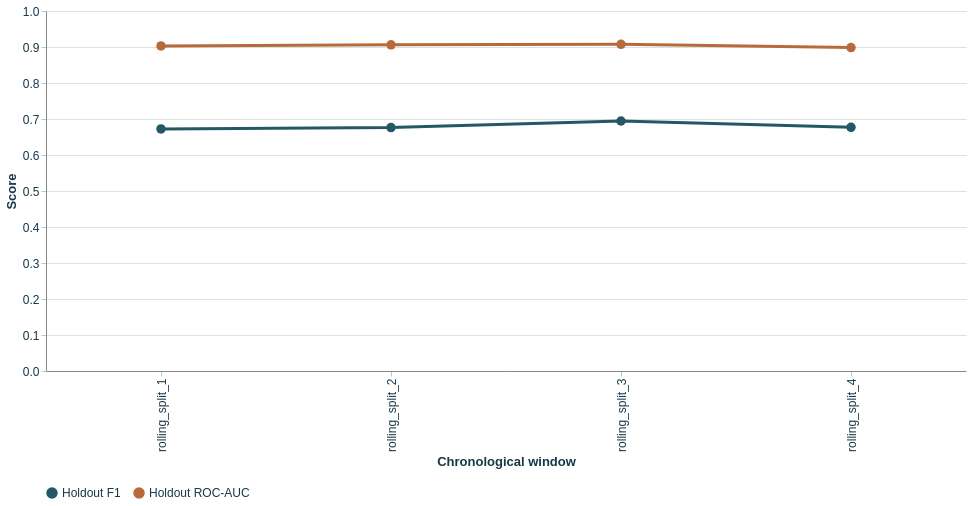
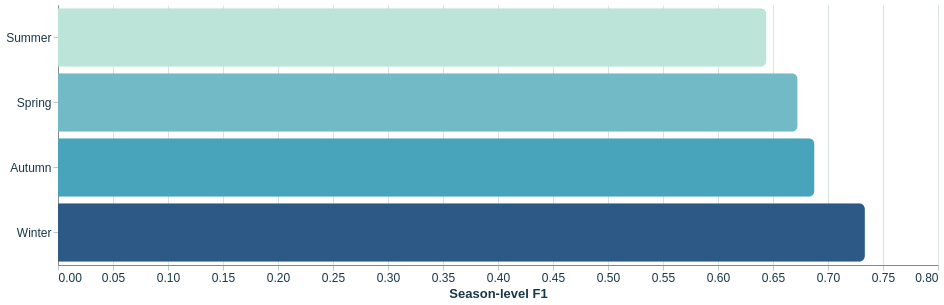
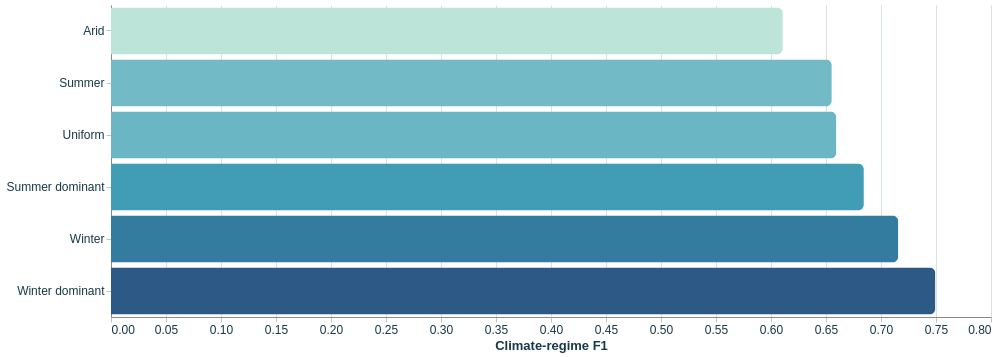
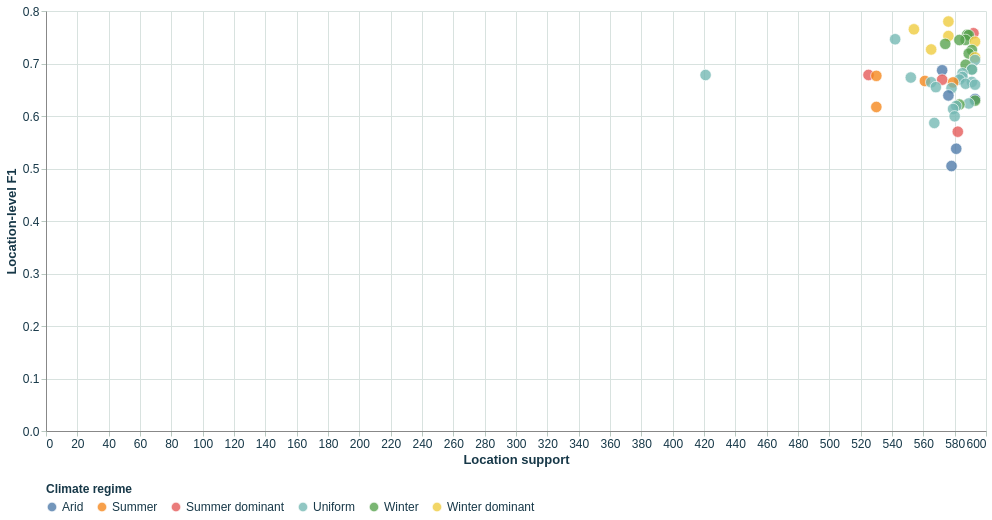

The cell these charts' notebook holds for them, in order:
### Markdown cell above
## Step 8. Confirm that the locked winner remains robust across segments

The final configuration should not only work globally. It should also remain credible across seasons, climate regimes, and locations. The next block therefore summarizes the segment-wise robustness evidence after the refinement choices have been fixed.

### Code cell
rolling_table = pd.DataFrame([
    {
        "rolling_split_count": int(len(robustness_time_windows)),
        "mean_holdout_f1": float(robustness_time_windows["test_f1"].mean()),
        "sample_std_holdout_f1": float(robustness_time_windows["test_f1"].std(ddof=1)),
        "mean_holdout_roc_auc": float(robustness_time_windows["test_roc_auc"].mean()),
        "sample_std_holdout_roc_auc": float(robustness_time_windows["test_roc_auc"].std(ddof=1)),
        "minimum_window_f1": float(robustness_time_windows["test_f1"].min()),
        "maximum_window_f1": float(robustness_time_windows["test_f1"].max()),
    }
])

season_view = robustness_by_season[
    ["segment_value", "support", "event_rate", "roc_auc", "f1", "precision", "recall", "eligible_for_summary"]
].sort_values("f1", ascending=False)

climate_view = robustness_by_climate[
    ["segment_value", "support", "event_rate", "roc_auc", "f1", "precision", "recall", "eligible_for_summary"]
].sort_values("f1", ascending=False)

location_view = robustness_by_location[
    ["segment_value", "climate_regime", "support", "event_rate", "roc_auc", "f1", "precision", "recall", "eligible_for_summary"]
].sort_values("f1", ascending=False)

display(rolling_table)
display(season_view.drop(columns=["eligible_for_summary"]))
display(climate_view.drop(columns=["eligible_for_summary"]))
display(location_view.drop(columns=["eligible_for_summary"]).head(10))
display(Markdown("**App-style temporal robustness chart**"))
display(build_robustness_time_chart(robustness_time_windows))
display(Markdown("**App-style season-level robustness chart**"))
display(build_segment_bar_chart(season_view, "Season-level F1"))
display(Markdown("**App-style climate-regime robustness chart**"))
display(build_segment_bar_chart(climate_view, "Climate-regime F1"))
display(Markdown("**App-style location-level robustness chart**"))
display(build_location_robustness_chart(location_view))

### Figure 1 — Vega-Lite specification as saved in the notebook (floating-point values rounded to 4 significant figures)
{"config": {"view": {"continuousWidth": 300, "continuousHeight": 300, "strokeWidth": 0}, "axis": {"gridColor": "#d8e2df", "labelColor": "#173848", "labelFontSize": 12, "tickColor": "#b9c9c1", "titleColor": "#173848", "titleFontSize": 13}, "legend": {"labelColor": "#173848", "labelFontSize": 12, "orient": "bottom", "titleColor": "#173848", "titleFontSize": 12}, "title": {"color": "#173848", "fontSize": 15}}, "data": {"name": "data-59c36997bade39e5a3df2c6c5be8835a"}, "mark": {"type": "line", "point": {"filled": true, "size": 90}, "strokeWidth": 3}, "encoding": {"color": {"field": "metric", "scale": {"domain": ["Holdout F1", "Holdout ROC-AUC"], "range": ["#245866", "#b86a3b"]}, "title": null, "type": "nominal"}, "tooltip": [{"field": "split_name", "title": "Window", "type": "nominal"}, {"field": "metric", "title": "Metric", "type": "nominal"}, {"field": "score", "format": ".4f", "title": "Score", "type": "quantitative"}], "x": {"field": "split_name", "title": "Chronological window", "type": "nominal"}, "y": {"field": "score", "title": "Score", "type": "quantitative"}}, "height": 360, "width": 920, "$schema": "https://vega.github.io/schema/vega-lite/v6.1.0.json", "datasets": {"data-59c36997bade39e5a3df2c6c5be8835a": [{"split_name": "rolling_split_1", "metric": "Holdout F1", "score": 0.6725}, {"split_name": "rolling_split_2", "metric": "Holdout F1", "score": 0.6762}, {"split_name": "rolling_split_3", "metric": "Holdout F1", "score": 0.6944}, {"split_name": "rolling_split_4", "metric": "Holdout F1", "score": 0.677}, {"split_name": "rolling_split_1", "metric": "Holdout ROC-AUC", "score": 0.9029}, {"split_name": "rolling_split_2", "metric": "Holdout ROC-AUC", "score": 0.9061}, {"split_name": "rolling_split_3", "metric": "Holdout ROC-AUC", "score": 0.9075}, {"split_name": "rolling_split_4", "metric": "Holdout ROC-AUC", "score": 0.8983}]}}

### Figure 2 — Vega-Lite specification as saved in the notebook (floating-point values rounded to 4 significant figures)
{"config": {"view": {"continuousWidth": 300, "continuousHeight": 300, "strokeWidth": 0}, "axis": {"gridColor": "#d8e2df", "labelColor": "#173848", "labelFontSize": 12, "tickColor": "#b9c9c1", "titleColor": "#173848", "titleFontSize": 13}, "legend": {"labelColor": "#173848", "labelFontSize": 12, "orient": "bottom", "titleColor": "#173848", "titleFontSize": 12}, "title": {"color": "#173848", "fontSize": 15}}, "data": {"name": "data-4b33add042721791deb5a2cdc7239e35"}, "mark": {"type": "bar", "cornerRadiusEnd": 6}, "encoding": {"color": {"field": "f1", "legend": null, "scale": {"scheme": "tealblues"}, "type": "quantitative"}, "tooltip": [{"field": "segment_value", "title": "Segment", "type": "nominal"}, {"field": "support", "title": "Support", "type": "quantitative"}, {"field": "roc_auc", "format": ".4f", "title": "ROC-AUC", "type": "quantitative"}, {"field": "f1", "format": ".4f", "title": "F1", "type": "quantitative"}, {"field": "precision", "format": ".4f", "title": "Precision", "type": "quantitative"}, {"field": "recall", "format": ".4f", "title": "Recall", "type": "quantitative"}], "x": {"field": "f1", "title": "Season-level F1", "type": "quantitative"}, "y": {"field": "segment_value", "sort": ["Summer", "Spring", "Autumn", "Winter"], "title": null, "type": "nominal"}}, "height": 260, "width": 880, "$schema": "https://vega.github.io/schema/vega-lite/v6.1.0.json", "datasets": {"data-4b33add042721791deb5a2cdc7239e35": [{"segment_value": "Summer", "support": 8430, "event_rate": 0.1934, "roc_auc": 0.8912, "f1": 0.6441, "precision": 0.6052, "recall": 0.6883, "eligible_for_summary": true}, {"segment_value": "Spring", "support": 5260, "event_rate": 0.2221, "roc_auc": 0.8918, "f1": 0.6724, "precision": 0.6181, "recall": 0.7372, "eligible_for_summary": true}, {"segment_value": "Autumn", "support": 8766, "event_rate": 0.2126, "roc_auc": 0.9035, "f1": 0.6877, "precision": 0.629, "recall": 0.7586, "eligible_for_summary": true}, {"segment_value": "Winter", "support": 5657, "event_rate": 0.2733, "roc_auc": 0.9167, "f1": 0.7335, "precision": 0.6647, "recall": 0.8182, "eligible_for_summary": true}]}}

### Figure 3 — Vega-Lite specification as saved in the notebook (floating-point values rounded to 4 significant figures)
{"config": {"view": {"continuousWidth": 300, "continuousHeight": 300, "strokeWidth": 0}, "axis": {"gridColor": "#d8e2df", "labelColor": "#173848", "labelFontSize": 12, "tickColor": "#b9c9c1", "titleColor": "#173848", "titleFontSize": 13}, "legend": {"labelColor": "#173848", "labelFontSize": 12, "orient": "bottom", "titleColor": "#173848", "titleFontSize": 12}, "title": {"color": "#173848", "fontSize": 15}}, "data": {"name": "data-b910ad73b2fb110c9a56c57442ec0211"}, "mark": {"type": "bar", "cornerRadiusEnd": 6}, "encoding": {"color": {"field": "f1", "legend": null, "scale": {"scheme": "tealblues"}, "type": "quantitative"}, "tooltip": [{"field": "segment_value", "title": "Segment", "type": "nominal"}, {"field": "support", "title": "Support", "type": "quantitative"}, {"field": "roc_auc", "format": ".4f", "title": "ROC-AUC", "type": "quantitative"}, {"field": "f1", "format": ".4f", "title": "F1", "type": "quantitative"}, {"field": "precision", "format": ".4f", "title": "Precision", "type": "quantitative"}, {"field": "recall", "format": ".4f", "title": "Recall", "type": "quantitative"}], "x": {"field": "f1", "title": "Climate-regime F1", "type": "quantitative"}, "y": {"field": "segment_value", "sort": ["Arid", "Summer", "Uniform", "Summer dominant", "Winter", "Winter dominant"], "title": null, "type": "nominal"}}, "height": 312, "width": 880, "$schema": "https://vega.github.io/schema/vega-lite/v6.1.0.json", "datasets": {"data-b910ad73b2fb110c9a56c57442ec0211": [{"segment_value": "Arid", "support": 2900, "event_rate": 0.1034, "roc_auc": 0.9199, "f1": 0.6107, "precision": 0.6149, "recall": 0.6067, "eligible_for_summary": true}, {"segment_value": "Summer", "support": 2200, "event_rate": 0.2259, "roc_auc": 0.8784, "f1": 0.6553, "precision": 0.5699, "recall": 0.7706, "eligible_for_summary": true}, {"segment_value": "Uniform", "support": 10830, "event_rate": 0.2205, "roc_auc": 0.8869, "f1": 0.6594, "precision": 0.5971, "recall": 0.7362, "eligible_for_summary": true}, {"segment_value": "Summer dominant", "support": 2271, "event_rate": 0.2624, "roc_auc": 0.8828, "f1": 0.6844, "precision": 0.6259, "recall": 0.755, "eligible_for_summary": true}, {"segment_value": "Winter", "support": 6455, "event_rate": 0.2435, "roc_auc": 0.9089, "f1": 0.7157, "precision": 0.6659, "recall": 0.7735, "eligible_for_summary": true}, {"segment_value": "Winter dominant", "support": 3457, "event_rate": 0.2473, "roc_auc": 0.9267, "f1": 0.7494, "precision": 0.7152, "recall": 0.7871, "eligible_for_summary": true}]}}

### Figure 4 — Vega-Lite specification as saved in the notebook (floating-point values rounded to 4 significant figures)
{"config": {"view": {"continuousWidth": 300, "continuousHeight": 300, "strokeWidth": 0}, "axis": {"gridColor": "#d8e2df", "labelColor": "#173848", "labelFontSize": 12, "tickColor": "#b9c9c1", "titleColor": "#173848", "titleFontSize": 13}, "legend": {"labelColor": "#173848", "labelFontSize": 12, "orient": "bottom", "titleColor": "#173848", "titleFontSize": 12}, "title": {"color": "#173848", "fontSize": 15}}, "data": {"name": "data-9c246f65bf9105e868c6e0c8710d20eb"}, "mark": {"type": "circle", "opacity": 0.78, "size": 130, "stroke": "white", "strokeWidth": 0.8}, "encoding": {"color": {"field": "climate_regime", "title": "Climate regime", "type": "nominal"}, "tooltip": [{"field": "segment_value", "title": "Location", "type": "nominal"}, {"field": "climate_regime", "title": "Climate regime", "type": "nominal"}, {"field": "support", "title": "Support", "type": "quantitative"}, {"field": "roc_auc", "format": ".4f", "title": "ROC-AUC", "type": "quantitative"}, {"field": "f1", "format": ".4f", "title": "F1", "type": "quantitative"}, {"field": "precision", "format": ".4f", "title": "Precision", "type": "quantitative"}, {"field": "recall", "format": ".4f", "title": "Recall", "type": "quantitative"}], "x": {"field": "support", "title": "Location support", "type": "quantitative"}, "y": {"field": "f1", "title": "Location-level F1", "type": "quantitative"}}, "height": 420, "width": 940, "$schema": "https://vega.github.io/schema/vega-lite/v6.1.0.json", "datasets": {"data-9c246f65bf9105e868c6e0c8710d20eb": [{"segment_value": "Witchcliffe", "climate_regime": "Winter dominant", "support": 576, "event_rate": 0.2847, "roc_auc": 0.9409, "f1": 0.7799, "precision": 0.7179, "recall": 0.8537, "eligible_for_summary": true}, {"segment_value": "Walpole", "climate_regime": "Winter dominant", "support": 554, "event_rate": 0.3538, "roc_auc": 0.9061, "f1": 0.7651, "precision": 0.7281, "recall": 0.8061, "eligible_for_summary": true}, {"segment_value": "Darwin", "climate_regime": "Summer dominant", "support": 592, "event_rate": 0.3193, "roc_auc": 0.911, "f1": 0.7576, "precision": 0.6822, "recall": 0.8519, "eligible_for_summary": true}, {"segment_value": "Nuriootpa", "climate_regime": "Winter", "support": 588, "event_rate": 0.2092, "roc_auc": 0.9338, "f1": 0.7549, "precision": 0.7239, "recall": 0.7886, "eligible_for_summary": true}, {"segment_value": "Dartmoor", "climate_regime": "Winter", "support": 589, "event_rate": 0.2869, "roc_auc": 0.918, "f1": 0.7541, "precision": 0.7005, "recall": 0.8166, "eligible_for_summary": true}, {"segment_value": "PearceRAAF", "climate_regime": "Winter dominant", "support": 576, "event_rate": 0.1823, "roc_auc": 0.9353, "f1": 0.7523, "precision": 0.7257, "recall": 0.781, "eligible_for_summary": true}, {"segment_value": "WaggaWagga", "climate_regime": "Uniform", "support": 542, "event_rate": 0.1882, "roc_auc": 0.9382, "f1": 0.7463, "precision": 0.7576, "recall": 0.7353, "eligible_for_summary": true}, {"segment_value": "Portland", "climate_regime": "Winter", "support": 587, "event_rate": 0.356, "roc_auc": 0.8891, "f1": 0.745, "precision": 0.6942, "recall": 0.8038, "eligible_for_summary": true}, {"segment_value": "Adelaide", "climate_regime": "Winter", "support": 583, "event_rate": 0.2075, "roc_auc": 0.9342, "f1": 0.7448, "precision": 0.7542, "recall": 0.7355, "eligible_for_summary": true}, {"segment_value": "Perth", "climate_regime": "Winter dominant", "support": 593, "event_rate": 0.204, "roc_auc": 0.928, "f1": 0.7417, "precision": 0.7479, "recall": 0.7355, "eligible_for_summary": true}, {"segment_value": "MountGambier", "climate_regime": "Winter", "support": 574, "event_rate": 0.2944, "roc_auc": 0.9112, "f1": 0.7374, "precision": 0.6683, "recall": 0.8225, "eligible_for_summary": true}, {"segment_value": "Albany", "climate_regime": "Winter dominant", "support": 565, "event_rate": 0.2885, "roc_auc": 0.9044, "f1": 0.7267, "precision": 0.6906, "recall": 0.7669, "eligible_for_summary": true}, {"segment_value": "MountGinini", "climate_regime": "Winter", "support": 591, "event_rate": 0.2758, "roc_auc": 0.9103, "f1": 0.7257, "precision": 0.6791, "recall": 0.7791, "eligible_for_summary": true}, {"segment_value": "Ballarat", "climate_regime": "Winter", "support": 589, "event_rate": 0.2547, "roc_auc": 0.9108, "f1": 0.719, "precision": 0.6575, "recall": 0.7933, "eligible_for_summary": true}, {"segment_value": "PerthAirport", "climate_regime": "Winter dominant", "support": 593, "event_rate": 0.1788, "roc_auc": 0.9263, "f1": 0.7117, "precision": 0.681, "recall": 0.7453, "eligible_for_summary": true}, {"segment_value": "Sydney", "climate_regime": "Uniform", "support": 593, "event_rate": 0.2614, "roc_auc": 0.8945, "f1": 0.7066, "precision": 0.6592, "recall": 0.7613, "eligible_for_summary": true}, {"segment_value": "Launceston", "climate_regime": "Winter", "support": 587, "event_rate": 0.2232, "roc_auc": 0.9045, "f1": 0.6977, "precision": 0.6176, "recall": 0.8015, "eligible_for_summary": true}, {"segment_value": "Nhil", "climate_regime": "Winter", "support": 591, "event_rate": 0.1624, "roc_auc": 0.9257, "f1": 0.6887, "precision": 0.6293, "recall": 0.7604, "eligible_for_summary": true}, {"segment_value": "NorahHead", "climate_regime": "Uniform", "support": 591, "event_rate": 0.2724, "roc_auc": 0.8792, "f1": 0.6884, "precision": 0.5781, "recall": 0.8509, "eligible_for_summary": true}, {"segment_value": "Cobar", "climate_regime": "Arid", "support": 572, "event_rate": 0.1503, "roc_auc": 0.9248, "f1": 0.6871, "precision": 0.7273, "recall": 0.6512, "eligible_for_summary": true}, {"segment_value": "Albury", "climate_regime": "Uniform", "support": 585, "event_rate": 0.1949, "roc_auc": 0.9167, "f1": 0.6814, "precision": 0.6875, "recall": 0.6754, "eligible_for_summary": true}, {"segment_value": "Cairns", "climate_regime": "Summer dominant", "support": 525, "event_rate": 0.3429, "roc_auc": 0.8403, "f1": 0.6782, "precision": 0.6116, "recall": 0.7611, "eligible_for_summary": true}, {"segment_value": "Melbourne", "climate_regime": "Uniform", "support": 421, "event_rate": 0.266, "roc_auc": 0.8581, "f1": 0.6781, "precision": 0.6529, "recall": 0.7054, "eligible_for_summary": true}, {"segment_value": "NorfolkIsland", "climate_regime": "Summer", "support": 530, "event_rate": 0.3415, "roc_auc": 0.8289, "f1": 0.6765, "precision": 0.6079, "recall": 0.7624, "eligible_for_summary": true}, {"segment_value": "SydneyAirport", "climate_regime": "Uniform", "support": 585, "event_rate": 0.241, "roc_auc": 0.8937, "f1": 0.6744, "precision": 0.568, "recall": 0.8298, "eligible_for_summary": true}, {"segment_value": "Williamtown", "climate_regime": "Uniform", "support": 552, "event_rate": 0.2536, "roc_auc": 0.8797, "f1": 0.6733, "precision": 0.6258, "recall": 0.7286, "eligible_for_summary": true}, {"segment_value": "Bendigo", "climate_regime": "Uniform", "support": 583, "event_rate": 0.1938, "roc_auc": 0.9174, "f1": 0.6694, "precision": 0.6279, "recall": 0.7168, "eligible_for_summary": true}, {"segment_value": "Katherine", "climate_regime": "Summer dominant", "support": 572, "event_rate": 0.2185, "roc_auc": 0.8983, "f1": 0.6691, "precision": 0.619, "recall": 0.728, "eligible_for_summary": true}, {"segment_value": "Moree", "climate_regime": "Summer", "support": 561, "event_rate": 0.1319, "roc_auc": 0.9099, "f1": 0.6667, "precision": 0.5876, "recall": 0.7703, "eligible_for_summary": true}, {"segment_value": "CoffsHarbour", "climate_regime": "Uniform", "support": 591, "event_rate": 0.2758, "roc_auc": 0.8578, "f1": 0.6649, "precision": 0.5869, "recall": 0.7669, "eligible_for_summary": true}, {"segment_value": "Newcastle", "climate_regime": "Uniform", "support": 565, "event_rate": 0.2372, "roc_auc": 0.8768, "f1": 0.6644, "precision": 0.6087, "recall": 0.7313, "eligible_for_summary": true}, {"segment_value": "Brisbane", "climate_regime": "Summer", "support": 579, "event_rate": 0.1969, "roc_auc": 0.8978, "f1": 0.664, "precision": 0.6043, "recall": 0.7368, "eligible_for_summary": true}, {"segment_value": "Richmond", "climate_regime": "Uniform", "support": 587, "event_rate": 0.1908, "roc_auc": 0.9025, "f1": 0.6615, "precision": 0.5862, "recall": 0.7589, "eligible_for_summary": true}, {"segment_value": "MelbourneAirport", "climate_regime": "Uniform", "support": 593, "event_rate": 0.2243, "roc_auc": 0.8776, "f1": 0.6597, "precision": 0.6129, "recall": 0.7143, "eligible_for_summary": true}, {"segment_value": "Penrith", "climate_regime": "Uniform", "support": 568, "event_rate": 0.1743, "roc_auc": 0.9079, "f1": 0.655, "precision": 0.5769, "recall": 0.7576, "eligible_for_summary": true}, {"segment_value": "Watsonia", "climate_regime": "Uniform", "support": 578, "event_rate": 0.2266, "roc_auc": 0.8786, "f1": 0.6531, "precision": 0.589, "recall": 0.7328, "eligible_for_summary": true}, {"segment_value": "Uluru", "climate_regime": "Arid", "support": 576, "event_rate": 0.1042, "roc_auc": 0.9459, "f1": 0.6392, "precision": 0.8378, "recall": 0.5167, "eligible_for_summary": true}, {"segment_value": "Mildura", "climate_regime": "Arid", "support": 593, "event_rate": 0.09949, "roc_auc": 0.9284, "f1": 0.6324, "precision": 0.5584, "recall": 0.7288, "eligible_for_summary": true}, {"segment_value": "Hobart", "climate_regime": "Winter", "support": 593, "event_rate": 0.2378, "roc_auc": 0.8659, "f1": 0.6293, "precision": 0.5611, "recall": 0.7163, "eligible_for_summary": true}, {"segment_value": "Canberra", "climate_regime": "Uniform", "support": 589, "event_rate": 0.1986, "roc_auc": 0.8916, "f1": 0.6239, "precision": 0.6239, "recall": 0.6239, "eligible_for_summary": true}, {"segment_value": "SalmonGums", "climate_regime": "Winter", "support": 583, "event_rate": 0.1715, "roc_auc": 0.8676, "f1": 0.6218, "precision": 0.6452, "recall": 0.6, "eligible_for_summary": true}, {"segment_value": "Sale", "climate_regime": "Uniform", "support": 581, "event_rate": 0.1979, "roc_auc": 0.88, "f1": 0.6192, "precision": 0.5241, "recall": 0.7565, "eligible_for_summary": true}, {"segment_value": "GoldCoast", "climate_regime": "Summer", "support": 530, "event_rate": 0.2415, "roc_auc": 0.8554, "f1": 0.6172, "precision": 0.4976, "recall": 0.8125, "eligible_for_summary": true}, {"segment_value": "Tuggeranong", "climate_regime": "Uniform", "support": 579, "event_rate": 0.2055, "roc_auc": 0.8946, "f1": 0.6133, "precision": 0.6509, "recall": 0.5798, "eligible_for_summary": true}, {"segment_value": "Wollongong", "climate_regime": "Uniform", "support": 580, "event_rate": 0.2224, "roc_auc": 0.8689, "f1": 0.5994, "precision": 0.4949, "recall": 0.7597, "eligible_for_summary": true}, {"segment_value": "BadgerysCreek", "climate_regime": "Uniform", "support": 567, "event_rate": 0.1728, "roc_auc": 0.8763, "f1": 0.5868, "precision": 0.4931, "recall": 0.7245, "eligible_for_summary": true}, {"segment_value": "Townsville", "climate_regime": "Summer dominant", "support": 582, "event_rate": 0.1753, "roc_auc": 0.8414, "f1": 0.5701, "precision": 0.5446, "recall": 0.598, "eligible_for_summary": true}, {"segment_value": "Woomera", "climate_regime": "Arid", "support": 581, "event_rate": 0.07057, "roc_auc": 0.9104, "f1": 0.5376, "precision": 0.4808, "recall": 0.6098, "eligible_for_summary": true}, {"segment_value": "AliceSprings", "climate_regime": "Arid", "support": 578, "event_rate": 0.09343, "roc_auc": 0.8911, "f1": 0.5047, "precision": 0.5094, "recall": 0.5, "eligible_for_summary": true}]}}
